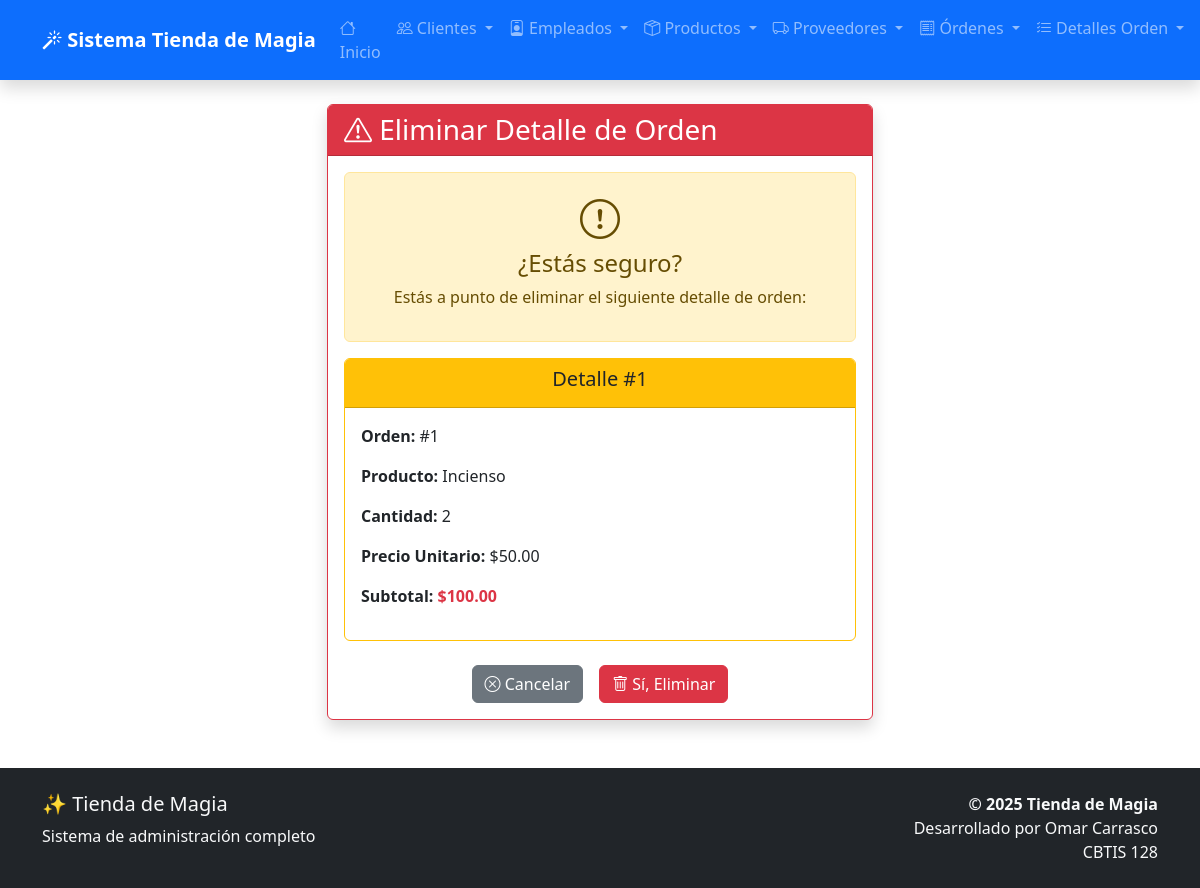
/detalles-orden/borrar/1/, run on the app's committed database.
### app_TiendadeMagia/models.py (models this page shows, shortened)
class DetalleOrden(models.Model):
    orden = models.ForeignKey(OrdenDeVenta, on_delete=models.CASCADE)
    producto = models.ForeignKey(Producto, on_delete=models.PROTECT)
    cantidad = models.IntegerField(default=1)
    precio_unitario = models.DecimalField(max_digits=10, decimal_places=2)
    subtotal = models.DecimalField(max_digits=10, decimal_places=2)
    descuento = models.DecimalField(max_digits=10, decimal_places=2, default=0)
    observaciones = models.CharField(max_length=255, blank=True)

class OrdenDeVenta(models.Model):
    ESTADOS = [
        ('pendiente', 'Pendiente'),
        ('procesando', 'Procesando'),
        ('enviado', 'Enviado'),
        ('entregado', 'Entregado'),
        ('cancelado', 'Cancelado'),
    ]
    METODOS_PAGO = [
        ('efectivo', 'Efectivo'),
        ('tarjeta', 'Tarjeta'),
        ('transferencia', 'Transferencia'),
        ('paypal', 'PayPal'),
    ]
    cliente = models.ForeignKey(Cliente, on_delete=models.PROTECT)
    empleado = models.ForeignKey(Empleado, on_delete=models.PROTECT)
    fecha_orden = models.DateTimeField(auto_now_add=True)
    direccion_envio = models.CharField(max_length=500)
    metodo_pago = models.CharField(max_length=50, choices=METODOS_PAGO, default='efectivo')
    total = models.DecimalField(max_digits=10, decimal_places=2, default=0)
    estado = models.CharField(max_length=50, choices=ESTADOS, default='pendiente')
    comentarios = models.TextField(blank=True, null=True)

class Producto(models.Model):
    CATEGORIAS = [
        ('varitas', 'Varitas Mágicas'),
        ('pociones', 'Pociones'),
        ('libros', 'Libros de Hechizos'),
        ('accesorios', 'Accesorios Mágicos'),
        ('ingredientes', 'Ingredientes Mágicos'),
    ]
    nombre = models.CharField(max_length=255)
    descripcion = models.TextField(blank=True, null=True)
    categoria = models.CharField(max_length=100, choices=CATEGORIAS)
    precio = models.DecimalField(max_digits=10, decimal_places=2)
    proveedor = models.ForeignKey(Proveedor, on_delete=models.SET_NULL, null=True, blank=True)
    fecha_ingreso = models.DateField(auto_now_add=True)
    stock = models.IntegerField(default=0)

### app_TiendadeMagia/views.py (the view)
# urls.py: path('detalles-orden/borrar/<int:id>/', views.borrar_detalle_orden, name='borrar_detalle_orden'),
def borrar_detalle_orden(request, id):
    detalle = get_object_or_404(DetalleOrden, id=id)
    if request.method == 'POST':
        detalle.delete()
        return redirect('ver_detalles_orden')
    return render(request, 'app_TiendadeMagia/detalle_orden/borrar_detalle.html', {'detalle': detalle})

### app_TiendadeMagia/templates/app_TiendadeMagia/detalle_orden/borrar_detalle.html (shortened to what this page needs)
{% extends 'app_TiendadeMagia/base.html' %}
{% load static %}
{% block content %}
<div class="container mt-4">
    <div class="row justify-content-center">
        <div class="col-md-6">
            <div class="card shadow border-danger">
                <div class="card-header bg-danger text-white">
                    <h3 class="mb-0">
                        <i class="bi bi-exclamation-triangle"></i> Eliminar Detalle de Orden
                    </h3>
                </div>
                <div class="card-body text-center">
                    <div class="alert alert-warning">
                        <i class="bi bi-exclamation-circle fs-1"></i>
                        <h4 class="alert-heading">¿Estás seguro?</h4>
                        <p>Estás a punto de eliminar el siguiente detalle de orden:</p>
                    </div>
                    <div class="card mb-4 border-warning">
                        <div class="card-header bg-warning text-dark">
                            <h5>Detalle #{{ detalle.id }}</h5>
                        </div>
                        <div class="card-body text-start">
                            <p><strong>Orden:</strong> #{{ detalle.orden.id }}</p>
                            <p><strong>Producto:</strong> {{ detalle.producto.nombre }}</p>
                            <p><strong>Cantidad:</strong> {{ detalle.cantidad }}</p>
                            <p><strong>Precio Unitario:</strong> ${{ detalle.precio_unitario }}</p>
                            <p><strong>Subtotal:</strong> <span class="text-danger fw-bold">${{ detalle.subtotal }}</span></p>
                        </div>
                    </div>
                    <form method="POST">
                        <div class="d-grid gap-2 d-md-flex justify-content-md-center">
                            <a href="{% url 'ver_detalles_orden' %}" class="btn btn-secondary me-md-2">
                                <i class="bi bi-x-circle"></i> Cancelar
                            </a>
                            <button type="submit" class="btn btn-danger">
                                <i class="bi bi-trash"></i> Sí, Eliminar
                            </button>
                        </div>
                    </form>
                </div>
            </div>
        </div>
    </div>
</div>
{% endblock %}

### data on the page
DetalleOrden: id "1", orden.id "1", producto.nombre "Incienso", cantidad "2", precio_unitario "50.00", subtotal "100.00"
